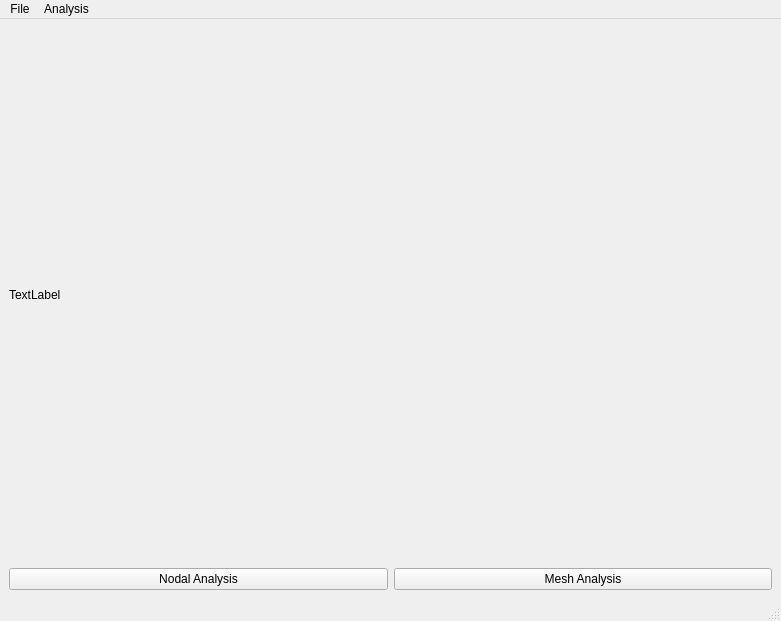
<?xml version="1.0" encoding="UTF-8"?>
<ui version="4.0">
 <class>MainWindow</class>
 <widget class="QMainWindow" name="MainWindow">
  <property name="geometry">
   <rect>
    <x>0</x>
    <y>0</y>
    <width>781</width>
    <height>621</height>
   </rect>
  </property>
  <property name="windowTitle">
   <string>MainWindow</string>
  </property>
  <widget class="QWidget" name="centralwidget">
   <layout class="QVBoxLayout" name="verticalLayout">
    <item>
     <widget class="QLabel" name="label">
      <property name="sizePolicy">
       <sizepolicy hsizetype="Preferred" vsizetype="MinimumExpanding">
        <horstretch>0</horstretch>
        <verstretch>0</verstretch>
       </sizepolicy>
      </property>
      <property name="text">
       <string>TextLabel</string>
      </property>
     </widget>
    </item>
    <item>
     <layout class="QHBoxLayout" name="horizontalLayout">
      <item>
       <widget class="QPushButton" name="pushButton_2">
        <property name="sizePolicy">
         <sizepolicy hsizetype="Minimum" vsizetype="Fixed">
          <horstretch>0</horstretch>
          <verstretch>0</verstretch>
         </sizepolicy>
        </property>
        <property name="text">
         <string>Nodal Analysis</string>
        </property>
       </widget>
      </item>
      <item>
       <widget class="QPushButton" name="pushButton">
        <property name="sizePolicy">
         <sizepolicy hsizetype="Minimum" vsizetype="Fixed">
          <horstretch>0</horstretch>
          <verstretch>0</verstretch>
         </sizepolicy>
        </property>
        <property name="text">
         <string>Mesh Analysis</string>
        </property>
       </widget>
      </item>
     </layout>
    </item>
   </layout>
  </widget>
  <widget class="QMenuBar" name="menubar">
   <property name="geometry">
    <rect>
     <x>0</x>
     <y>0</y>
     <width>781</width>
     <height>26</height>
    </rect>
   </property>
   <widget class="QMenu" name="menuFile">
    <property name="title">
     <string>File</string>
    </property>
    <addaction name="actionNew"/>
    <addaction name="actionOpen"/>
    <addaction name="actionSave"/>
   </widget>
   <widget class="QMenu" name="menuAnalysis">
    <property name="title">
     <string>Analysis</string>
    </property>
    <addaction name="actionNodal"/>
    <addaction name="actionMesh"/>
   </widget>
   <addaction name="menuFile"/>
   <addaction name="menuAnalysis"/>
  </widget>
  <widget class="QStatusBar" name="statusbar"/>
  <action name="actionNew">
   <property name="enabled">
    <bool>true</bool>
   </property>
   <property name="text">
    <string>New</string>
   </property>
   <property name="shortcut">
    <string>Ctrl+N</string>
   </property>
  </action>
  <action name="actionOpen">
   <property name="text">
    <string>Open</string>
   </property>
   <property name="shortcut">
    <string>Ctrl+O</string>
   </property>
  </action>
  <action name="actionSave">
   <property name="text">
    <string>Save</string>
   </property>
   <property name="shortcut">
    <string>Ctrl+S</string>
   </property>
  </action>
  <action name="actionNodal">
   <property name="text">
    <string>Nodal</string>
   </property>
  </action>
  <action name="actionMesh">
   <property name="text">
    <string>Mesh</string>
   </property>
  </action>
 </widget>
 <resources/>
 <connections/>
</ui>
